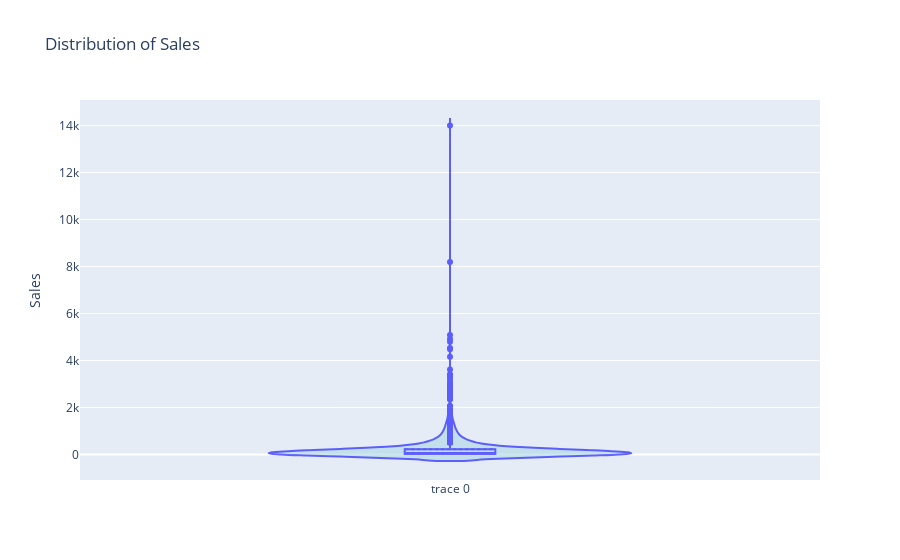

The cell this chart's notebook holds for it:
### Code cell
#Violin Plot - Distribution of Sales
violin_sales = go.Figure(go.Violin(y=df['Sales'], box_visible=True, line_color='blue', meanline_visible=True,
                                   fillcolor='lightblue', opacity=0.6))
violin_sales.update_layout(title='Distribution of Sales', yaxis_title='Sales')
violin_sales.show()

### Figure 1 — Plotly figure (JSON) as saved in the notebook; plotly's stock layout.template omitted (floating-point values rounded to 4 significant figures; data arrays with more than 128 entries replaced by an {"elided": "..."} marker saying what was removed)
{"data": [{"box": {"visible": true}, "fillcolor": "lightblue", "line": {"color": "blue"}, "meanline": {"visible": true}, "opacity": 0.6, "type": "violin", "y": {"elided": "3203 float values"}}], "layout": {"title": {"text": "Distribution of Sales"}, "yaxis": {"title": {"text": "Sales"}}}}
